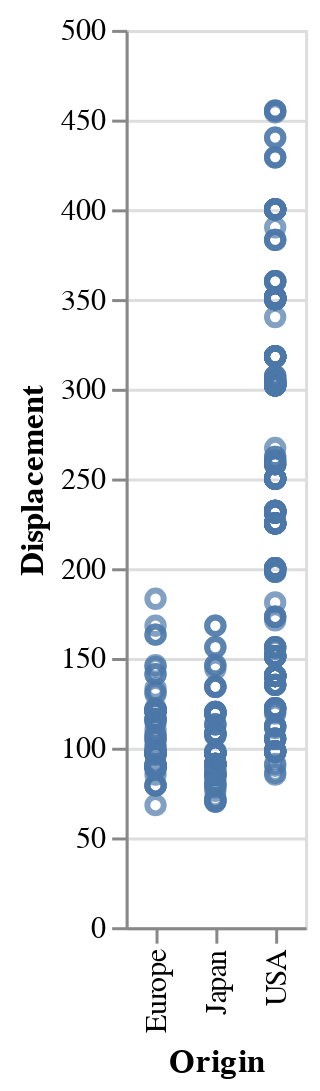

Notebook code cell kept with this figure:
### Code cell
cars_chart.mark_point().encode(x='Origin:N',
                               y='Displacement:Q')

### Figure 1 — Vega-Lite specification as saved in the notebook (floating-point values rounded to 4 significant figures; data arrays with more than 128 entries replaced by an {"elided": "..."} marker saying what was removed)
{"config": {"view": {"continuousWidth": 400, "continuousHeight": 300}}, "data": {"name": "data-f02450ab61490a1363517a0190416235"}, "mark": "point", "encoding": {"x": {"type": "nominal", "field": "Origin"}, "y": {"type": "quantitative", "field": "Displacement"}}, "$schema": "https://vega.github.io/schema/vega-lite/v4.8.1.json", "datasets": {"data-f02450ab61490a1363517a0190416235": {"elided": "406 records"}}}
